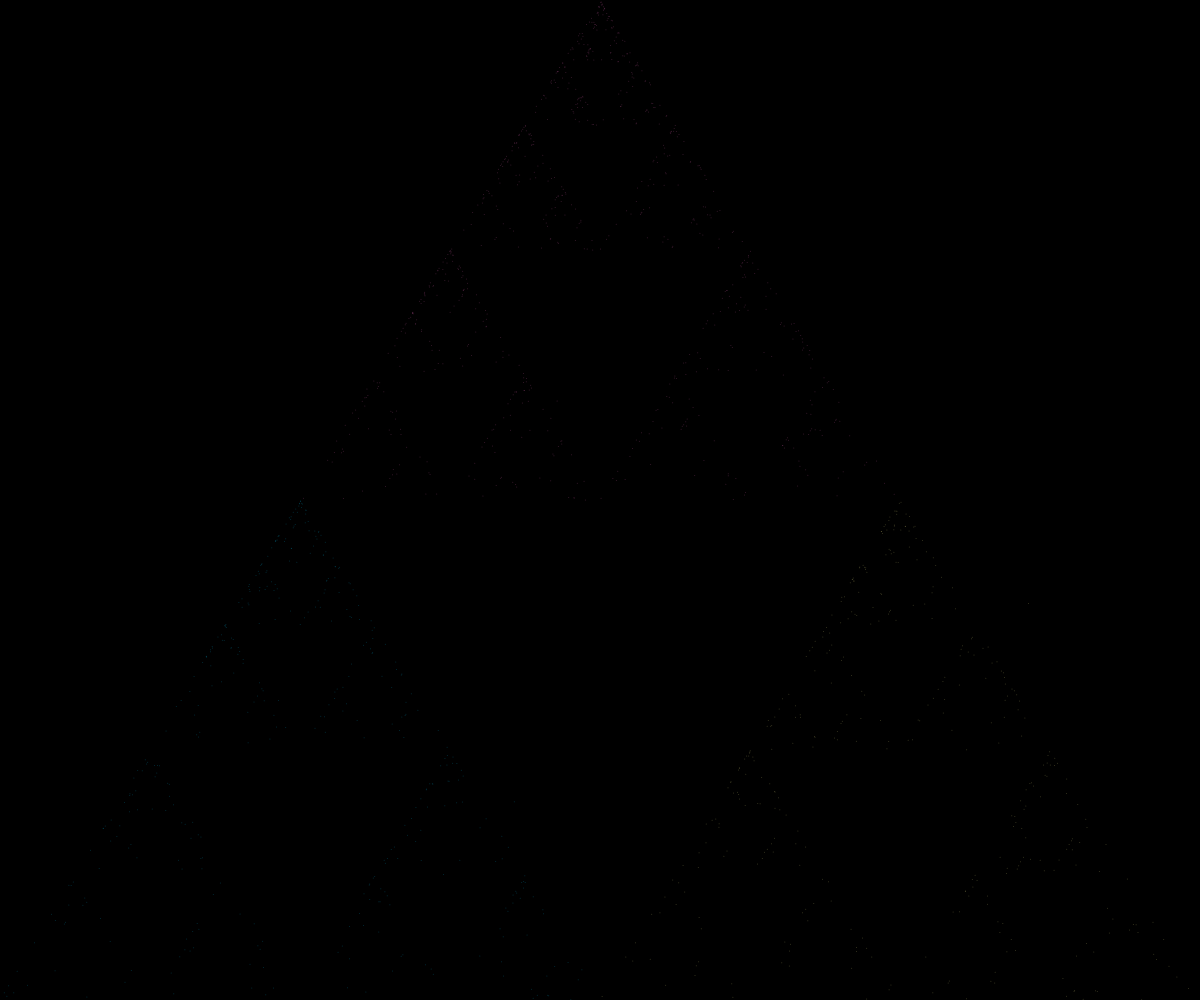
Frame 1 (no input)
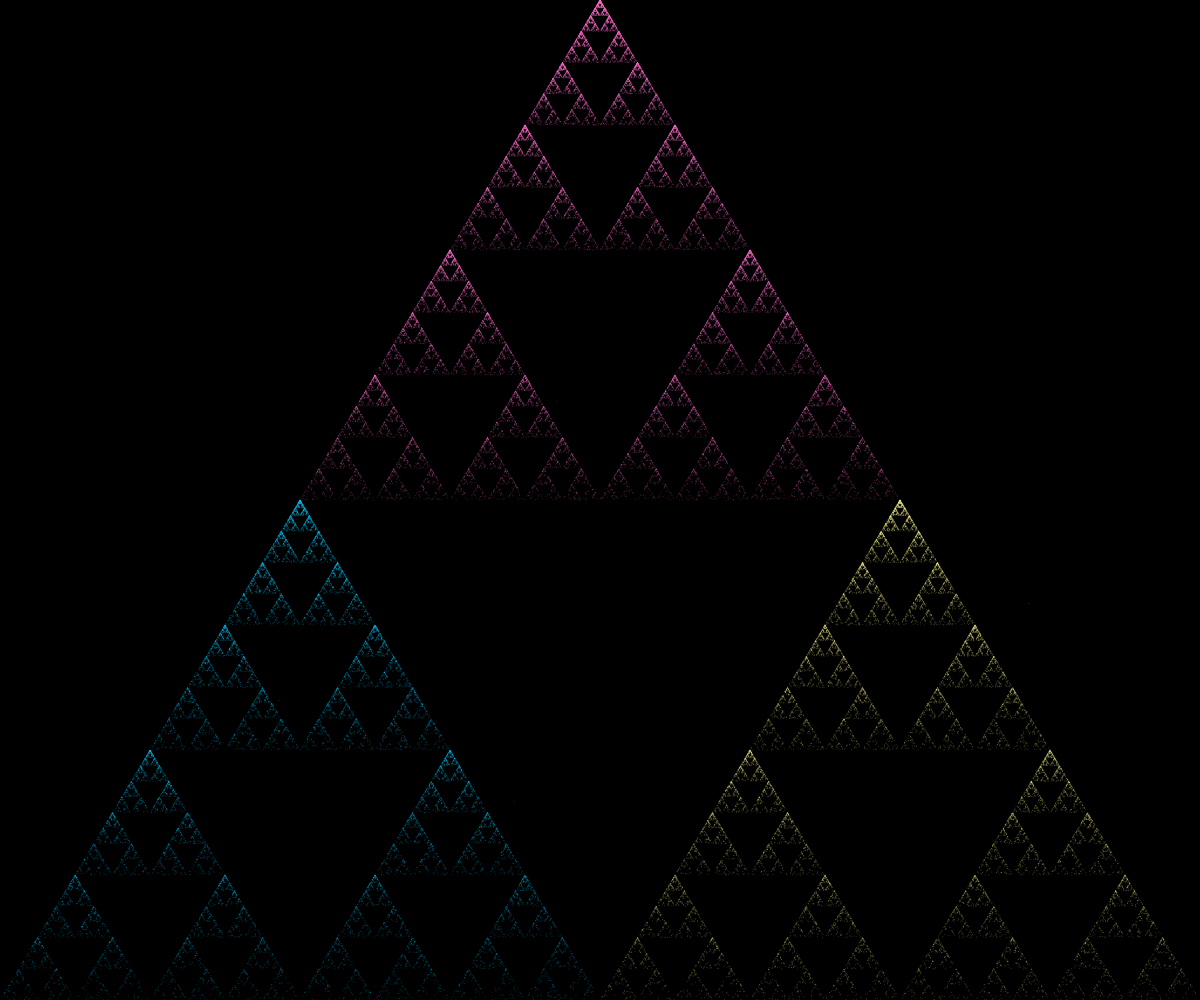
Frame 60 (no input)
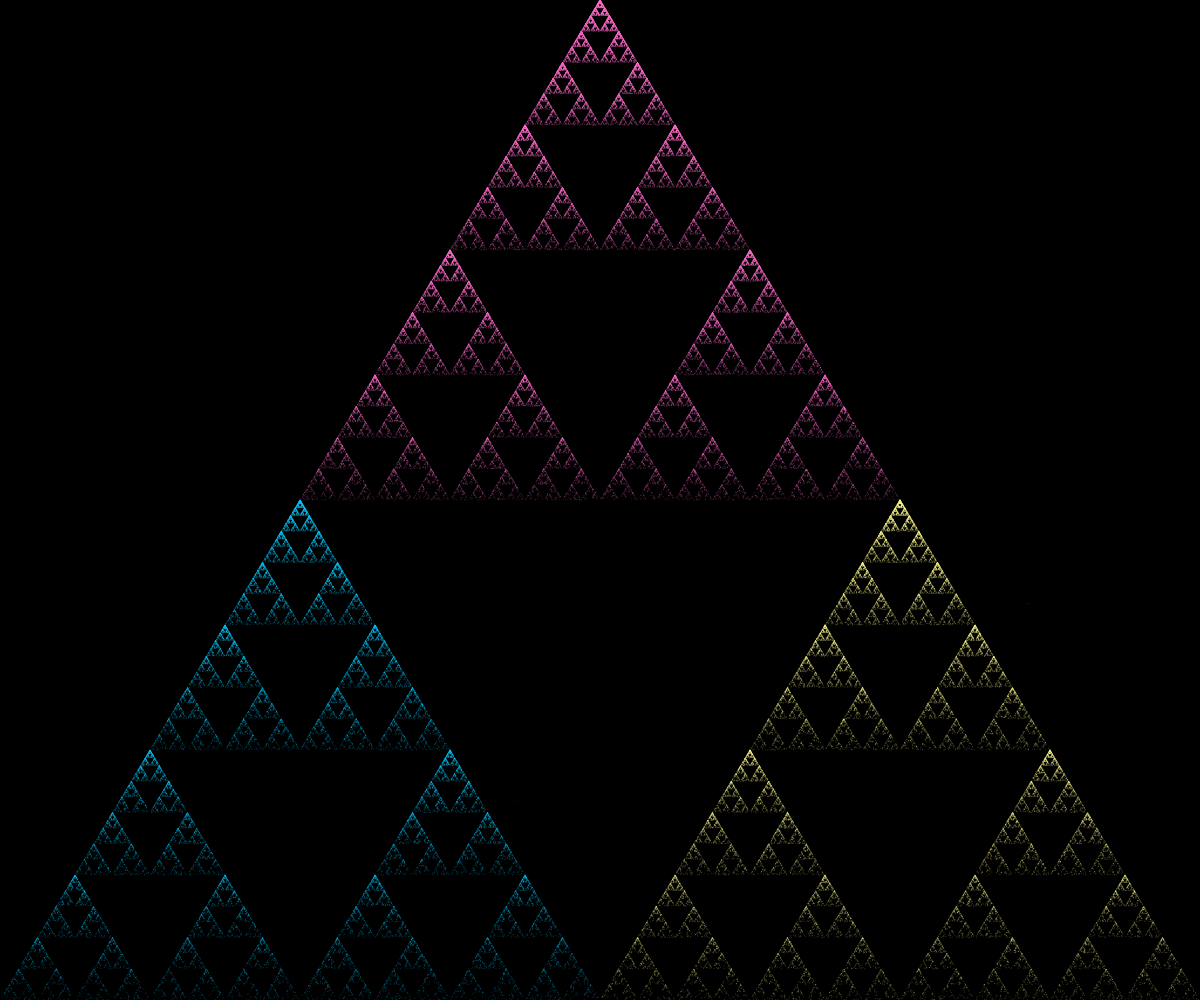
Frame 120 (the mouse pressed at the canvas centre since frame 60)

The p5.js sketch that drew these frames (run headless with seeded random() and noise() and a simulated clock; from frame 60 on, the mouse is pressed at the canvas centre):

// p5.js sketch
// ── sketch.js
let ax, ay;
let bx, by;
let cx, cy;

let x, y;


function setup() {
	createCanvas(windowWidth, windowHeight);
	frameRate(20);
	ax = width/2;
	ay = 0;
	bx = 0;
	by = height;
	cx = width;
	cy = height;

	x = random(width);
	y = random(height);

	background(0);
	stroke(255);
	strokeWeight(1);
	stroke(0);
	// point(ax, ay);
	// point(bx, by);
	// point(cx, cy);
}

function draw() {
	let xd = 0.5;
	for(var n = 1; n<=1500; ++n){
		point(x,y);
		let r = floor(random(4));
		if (r == 0||r==3){
			stroke(255,113,206, 60);
			x = lerp(x,ax,xd);
			y = lerp(y,ay,xd);
		}

		else if (r == 1){
			stroke(1,205,254, 60);
			x = lerp(x,bx,xd);
			y = lerp(y,by,xd);
		}

		else if (r == 2){
			stroke(255,251,150, 60);
			x = lerp(x,cx,xd);
			y = lerp(y,cy,xd);
		}
	}
}
